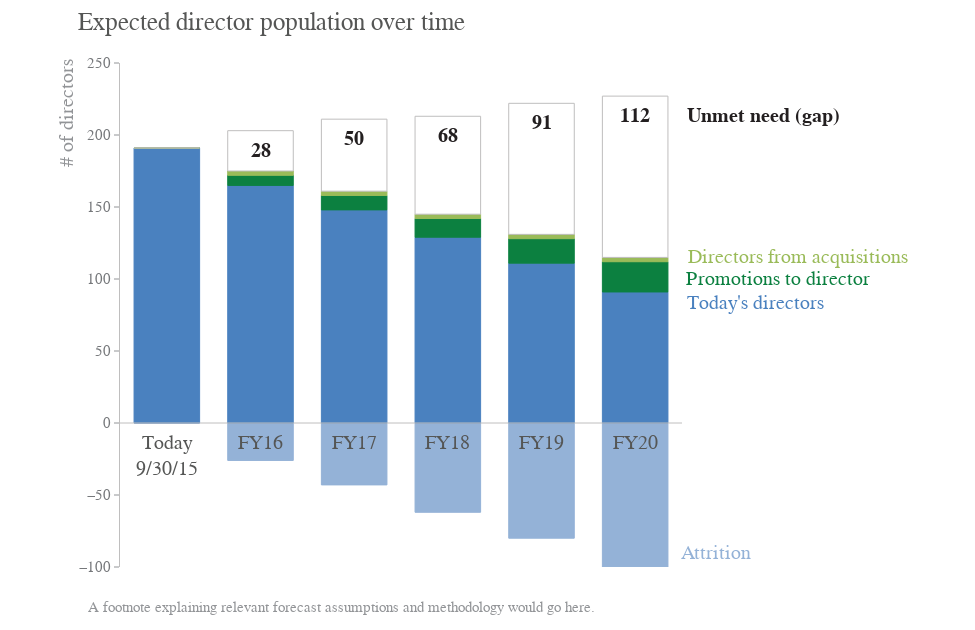

Here is the notebook cell this chart was saved with:
### Markdown cell above
## Data Visualization

### Code cell
fig = go.Figure()

# Plot -------------------------
fig.add_hline(
    y=0,
    x0=0,
    x1=1,
    line=dict(color=GRAY9, width=1)
)

fig.add_trace(
    go.Bar(
        x=df.columns,
        y=df.iloc[4].values,
        name="Attrition",
        marker=dict(color=BLUE3, line=dict(color=BLUE3, width=1)),
        width=0.7
    )
)

fig.add_trace(
    go.Bar(
        x=df.columns,
        y=df.iloc[3].values,
        name="Today's directors",
        marker=dict(color=BLUE2, line=dict(color=BLUE2, width=1)),
        width=0.7
    )
)

fig.add_trace(
    go.Bar(
        x=df.columns,
        y=df.iloc[2].values,
        name="Promotions to director",
        marker=dict(color=GREEN1, line=dict(color=GREEN1, width=1)),
        width=0.7
    )
)

fig.add_trace(
    go.Bar(
        x=df.columns,
        y=df.iloc[1].values,
        name="Directors from acquisitions",
        marker=dict(color=GREEN2, line=dict(color=GREEN2, width=1)),
        width=0.7
    )
)

fig.add_trace(
    go.Bar(
        x=df.columns,
        y=df.iloc[0].values,
        name="Unmet need",
        marker=dict(color="white", line=dict(color=GRAY9, width=1)),
        width=0.7
    )
)

# Annotation -------------------
for i in range(5):
    fig.add_annotation(
        text=f"<b>{str(df.iloc[0, 1+i])}</b>",
        font=dict(color=GRAY1, size=20, family="Arial"),
        x=1+i,
        y=df[df.columns[1+i]].sum() - df.iloc[-1, 1+i],
        xshift=0,
        yshift=-20,
        showarrow=False,
    )
    
for i in range(6):
    if i == 0:
        fig.add_annotation(
            text="Today<br>9/30/15",
            font=dict(color=GRAY3, size=20, family="Arial"),
            x=i,
            y=0,
            xshift=0,
            yshift=-33,
            showarrow=False,
        )
    else:
        fig.add_annotation(
            text=df.columns[i],
            font=dict(color=GRAY3, size=20, family="Arial"),
            x=i,
            y=0,
            xshift=0,
            yshift=-20,
            showarrow=False,
        )

# Text -------------------------
fig.add_annotation(
    text="Expected director population over time",
    font=dict(color=GRAY3, size=25, family="Arial"),
    x=0,
    y=250,
    xshift=105,
    yshift=40,
    showarrow=False,
)

fig.add_annotation(
    text="# of directors",
    font=dict(color=GRAY7, size=20, family="Arial"),
    x=0,
    y=250,
    xshift=-100,
    yshift=-50,
    textangle=-90,
    showarrow=False,
)

fig.add_annotation(
    text="A footnote explaining relevant forecast assumptions and methodology would go here.",
    font=dict(color=GRAY7, size=15, family="Arial"),
    x=0,
    y=-100,
    xshift=175,
    yshift=-40,
    showarrow=False,
)

fig.add_annotation(
    text="<b>Unmet need (gap)</b>",
    font=dict(color=GRAY1, size=20, family="Arial"),
    x=5.3,
    y=210,
    xshift=100,
    yshift=5,
    showarrow=False,
)

fig.add_annotation(
    text="Directors from acquisitions",
    font=dict(color=GREEN2, size=20, family="Arial"),
    x=5.3,
    y=115,
    xshift=135,
    yshift=0,
    showarrow=False,
)

fig.add_annotation(
    text="Promotions to director",
    font=dict(color=GREEN1, size=20, family="Arial"),
    x=5.3,
    y=100,
    xshift=115,
    yshift=0,
    showarrow=False,
)

fig.add_annotation(
    text="Today's directors",
    font=dict(color=BLUE2, size=20, family="Arial"),
    x=5.3,
    y=83,
    xshift=92,
    yshift=0,
    showarrow=False,
)

fig.add_annotation(
    text="Attrition",
    font=dict(color=BLUE3, size=20, family="Arial"),
    x=5.3,
    y=-90,
    xshift=53,
    yshift=0,
    showarrow=False,
)

# Layout -----------------------
fig.update_layout(
    width=975,
    height=630,
    margin=dict(t=63, b=63, l=120, r=292.5),
    paper_bgcolor="white",
    plot_bgcolor="white",
    showlegend=False,
    barmode="relative",
)

fig.update_xaxes(
    showticklabels=False,
    range=[-0.5, 5.5]
)

fig.update_yaxes(
    tickfont=dict(color=GRAY5, size=15, family="Arial"),
    ticks='outside',
    dtick=50,
    tickcolor=GRAY7,
    linecolor=GRAY9,
    range=[-100, 250]
)

### Figure 1 — Plotly figure (JSON) as saved in the notebook; plotly's stock layout.template omitted (floating-point values rounded to 4 significant figures)
{"data": [{"marker": {"color": "#94B2D7", "line": {"color": "#94B2D7", "width": 1}}, "name": "Attrition", "type": "bar", "width": 0.7, "x": ["Today 9/30/15", "FY16", "FY17", "FY18", "FY19", "FY20"], "y": [0, -26, -43, -62, -80, -100]}, {"marker": {"color": "#4A81BF", "line": {"color": "#4A81BF", "width": 1}}, "name": "Today's directors", "type": "bar", "width": 0.7, "x": ["Today 9/30/15", "FY16", "FY17", "FY18", "FY19", "FY20"], "y": [191, 165, 148, 129, 111, 91]}, {"marker": {"color": "#0C8040", "line": {"color": "#0C8040", "width": 1}}, "name": "Promotions to director", "type": "bar", "width": 0.7, "x": ["Today 9/30/15", "FY16", "FY17", "FY18", "FY19", "FY20"], "y": [0, 7, 10, 13, 17, 21]}, {"marker": {"color": "#9ABB59", "line": {"color": "#9ABB59", "width": 1}}, "name": "Directors from acquisitions", "type": "bar", "width": 0.7, "x": ["Today 9/30/15", "FY16", "FY17", "FY18", "FY19", "FY20"], "y": [0, 3, 3, 3, 3, 3]}, {"marker": {"color": "white", "line": {"color": "#BFBEBE", "width": 1}}, "name": "Unmet need", "type": "bar", "width": 0.7, "x": ["Today 9/30/15", "FY16", "FY17", "FY18", "FY19", "FY20"], "y": [0, 28, 50, 68, 91, 112]}], "layout": {"annotations": [{"font": {"color": "#231F20", "family": "Arial", "size": 20}, "showarrow": false, "text": "<b>28</b>", "x": 1, "xshift": 0, "y": 203, "yshift": -20}, {"font": {"color": "#231F20", "family": "Arial", "size": 20}, "showarrow": false, "text": "<b>50</b>", "x": 2, "xshift": 0, "y": 211, "yshift": -20}, {"font": {"color": "#231F20", "family": "Arial", "size": 20}, "showarrow": false, "text": "<b>68</b>", "x": 3, "xshift": 0, "y": 213, "yshift": -20}, {"font": {"color": "#231F20", "family": "Arial", "size": 20}, "showarrow": false, "text": "<b>91</b>", "x": 4, "xshift": 0, "y": 222, "yshift": -20}, {"font": {"color": "#231F20", "family": "Arial", "size": 20}, "showarrow": false, "text": "<b>112</b>", "x": 5, "xshift": 0, "y": 227, "yshift": -20}, {"font": {"color": "#555655", "family": "Arial", "size": 20}, "showarrow": false, "text": "Today<br>9/30/15", "x": 0, "xshift": 0, "y": 0, "yshift": -33}, {"font": {"color": "#555655", "family": "Arial", "size": 20}, "showarrow": false, "text": "FY16", "x": 1, "xshift": 0, "y": 0, "yshift": -20}, {"font": {"color": "#555655", "family": "Arial", "size": 20}, "showarrow": false, "text": "FY17", "x": 2, "xshift": 0, "y": 0, "yshift": -20}, {"font": {"color": "#555655", "family": "Arial", "size": 20}, "showarrow": false, "text": "FY18", "x": 3, "xshift": 0, "y": 0, "yshift": -20}, {"font": {"color": "#555655", "family": "Arial", "size": 20}, "showarrow": false, "text": "FY19", "x": 4, "xshift": 0, "y": 0, "yshift": -20}, {"font": {"color": "#555655", "family": "Arial", "size": 20}, "showarrow": false, "text": "FY20", "x": 5, "xshift": 0, "y": 0, "yshift": -20}, {"font": {"color": "#555655", "family": "Arial", "size": 25}, "showarrow": false, "text": "Expected director population over time", "x": 0, "xshift": 105, "y": 250, "yshift": 40}, {"font": {"color": "#929497", "family": "Arial", "size": 20}, "showarrow": false, "text": "# of directors", "textangle": -90, "x": 0, "xshift": -100, "y": 250, "yshift": -50}, {"font": {"color": "#929497", "family": "Arial", "size": 15}, "showarrow": false, "text": "A footnote explaining relevant forecast assumptions and methodology would go here.", "x": 0, "xshift": 175, "y": -100, "yshift": -40}, {"font": {"color": "#231F20", "family": "Arial", "size": 20}, "showarrow": false, "text": "<b>Unmet need (gap)</b>", "x": 5.3, "xshift": 100, "y": 210, "yshift": 5}, {"font": {"color": "#9ABB59", "family": "Arial", "size": 20}, "showarrow": false, "text": "Directors from acquisitions", "x": 5.3, "xshift": 135, "y": 115, "yshift": 0}, {"font": {"color": "#0C8040", "family": "Arial", "size": 20}, "showarrow": false, "text": "Promotions to director", "x": 5.3, "xshift": 115, "y": 100, "yshift": 0}, {"font": {"color": "#4A81BF", "family": "Arial", "size": 20}, "showarrow": false, "text": "Today's directors", "x": 5.3, "xshift": 92, "y": 83, "yshift": 0}, {"font": {"color": "#94B2D7", "family": "Arial", "size": 20}, "showarrow": false, "text": "Attrition", "x": 5.3, "xshift": 53, "y": -90, "yshift": 0}], "barmode": "relative", "height": 630, "margin": {"b": 63, "l": 120, "r": 292.5, "t": 63}, "paper_bgcolor": "white", "plot_bgcolor": "white", "shapes": [{"line": {"color": "#BFBEBE", "width": 1}, "type": "line", "x0": 0, "x1": 1, "xref": "x domain", "y0": 0, "y1": 0, "yref": "y"}], "showlegend": false, "width": 975, "xaxis": {"range": [-0.5, 5.5], "showticklabels": false}, "yaxis": {"dtick": 50, "linecolor": "#BFBEBE", "range": [-100, 250], "tickcolor": "#929497", "tickfont": {"color": "#76787B", "family": "Arial", "size": 15}, "ticks": "outside"}}}
